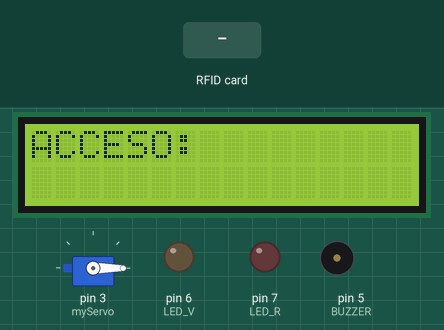
Recording of a sketch running on a simulated Arduino Uno, built with avr-gcc and run on an emulated ATmega328P. Parts: servo, 16×2 character LCD, output pins drawn as LEDs (lit = HIGH), buzzer (waves = sounding). The test bench sets the inputs (shaded band). Pins used as bus, display or sensor lines are not drawn; what the sketch prints to the serial monitor is not drawn.

Above: at 1.3 s.
1.4 s: RFID card A1 91 AF 1B held to the reader
At 1.8 s:
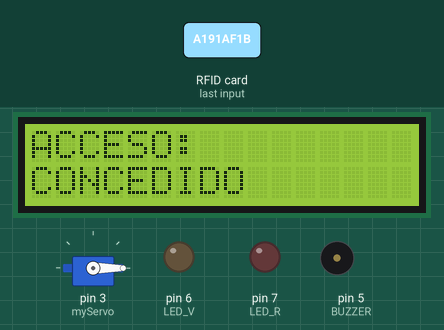
At 2.5 s:
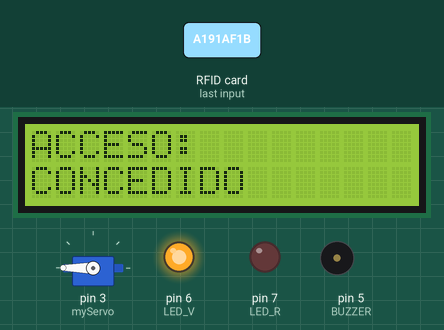
Timing chart, 0 to 8.7 s (numbered marks = the images above; inputs shaded):
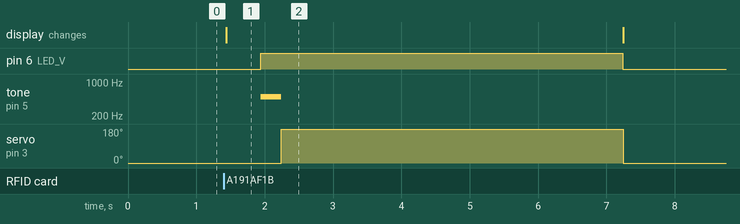

Measured:
- after the input at 1.4 s, pin 6 (LED_V): LOW → HIGH after 0.54 s, → LOW 5.3 s later; tone on pin 5 (BUZZER): silent → 500 Hz after 0.54 s, → silent 0.30 s later; servo on pin 3 (myServo): 0° → 180° after 0.84 s, → 0° 5.0 s later; the display: changes at once (image 1)

The sketch:

RFID_T_TP_.ino
```cpp
//
//                RFID
//     VICTOR ADRIAN PANTUJ LOBOS
//                2022019
//
// Variables
#include <SPI.h>
#include <MFRC522.h>
#include <Servo.h>
#include <Wire.h>
#include <LiquidCrystal_I2C.h>

// Pines a utilizar
#define SS_PIN 10
#define RST_PIN 9
#define LED_V 6
#define LED_R 7
#define BUZZER 5
MFRC522 mfrc522(SS_PIN, RST_PIN);
Servo myServo;

LiquidCrystal_I2C lcd(0x27, 16, 2);

void setup()
{
  Serial.begin(9600);
  SPI.begin();
  mfrc522.PCD_Init();
  myServo.attach(3);
  myServo.write(0);
  pinMode(LED_V, OUTPUT);
  pinMode(LED_R, OUTPUT);
  pinMode(BUZZER, OUTPUT);
  noTone(BUZZER);

  // INICIALIZACION DE LCD
  lcd.begin(16, 2);
  lcd.backlight();

  lcd.setCursor(0, 0);
  lcd.print("ACCESO:");
}

void loop()
{
  // LEER NUEVA TARJETA
  if (!mfrc522.PICC_IsNewCardPresent())
  {
    return;
  }
  // SeLECCIONAR UNA TARJETA
  if (!mfrc522.PICC_ReadCardSerial())
  {
    return;
  }
  //UID EN EL MONITOR SERIAL
  Serial.print("UID tag :");
  String content = "";
  byte letter;
  for (byte i = 0; i < mfrc522.uid.size; i++)
  {
     Serial.print(mfrc522.uid.uidByte[i] < 0x10 ? " 0" : " ");
     Serial.print(mfrc522.uid.uidByte[i], HEX);
     content.concat(String(mfrc522.uid.uidByte[i] < 0x10 ? " 0" : " "));
     content.concat(String(mfrc522.uid.uidByte[i], HEX));
  }
  Serial.println();
  Serial.print("Message : ");
  content.toUpperCase();
  // USUARIOS PERMITIDOS EN EL ACCESO
  lcd.setCursor(0, 1); // MOVER LA ESCRITURA A LA SEGUNDA LINEA
  if (content.substring(1) == "A1 91 AF 1B" ||
  content.substring(1) == "97 AA 62 B3" ||
  content.substring(1) == "B2 54 9E 1C" ||
  content.substring(1) == "2D 66 DE 5F") // USUARIOS CON ACCESO
  {
    lcd.print("CONCEDIDO"); // SI EL USUARIO ESTA ENTRE LOS PERMITIDOS CONCEDE EL ACCESO
    Serial.println("Acceso autorizado");
    Serial.println();
    delay(500);
    digitalWrite(LED_V, HIGH);
    tone(BUZZER, 500);
    delay(300);
    noTone(BUZZER);
    myServo.write(360);
    delay(5000);
    myServo.write(0);
    digitalWrite(LED_V, LOW);
    lcd.clear();
    lcd.setCursor(0, 0);
    lcd.print("ACCESO:");
  }
  else
  {
    lcd.print("DENEGADO"); // SI EL USUARIO NO SE ENCUENTRA ENTRE LOS PERMITIDOS NIEGA EL ACCESO
    Serial.println(" Acceso denegado");
    digitalWrite(LED_R, HIGH);
    tone(BUZZER, 300);
    delay(1000);
    digitalWrite(LED_R, LOW);
    noTone(BUZZER);
    lcd.clear();
    lcd.setCursor(0, 0);
    lcd.print("ACCESO:");
  }
}
```
